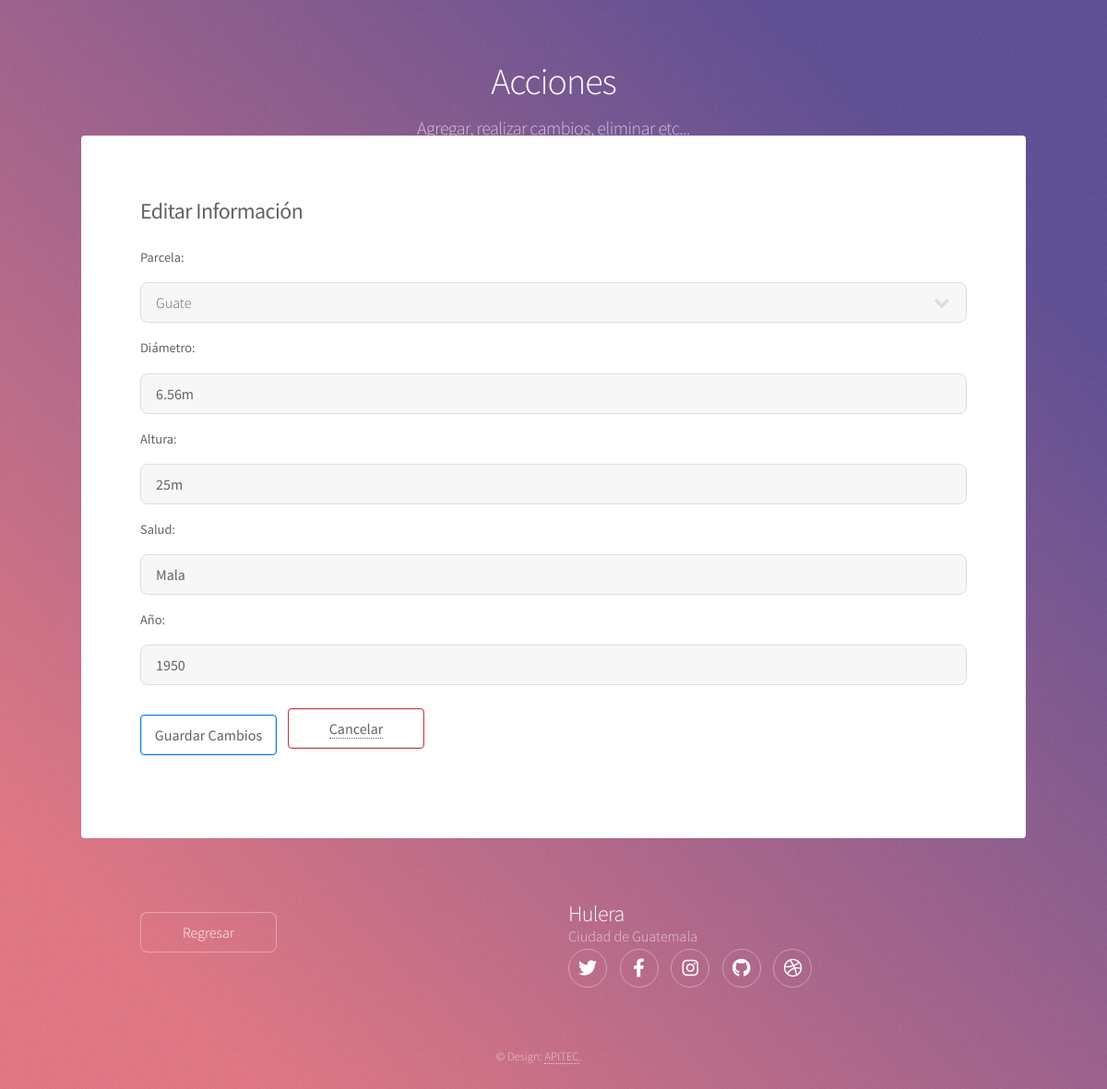
The page /estate/edit-tree/3/ on the database its author committed.
### estate/models.py (models this page shows, shortened)
class Tree(models.Model):
    plot = models.ForeignKey(Plot, on_delete=models.CASCADE)
    diameter = models.CharField(max_length=100)
    height = models.CharField(max_length=100)
    health = models.CharField(max_length=100)
    year = models.CharField(max_length=100)

class Plot(models.Model):
    land = models.ForeignKey(Land, on_delete=models.CASCADE)
    name = models.CharField(max_length=100)
    latitude = models.CharField(max_length=100)
    length = models.CharField(max_length=100)

### estate/views.py (the view)
# urls.py: path('edit-tree/<int:tree_pk>/', views.edit_tree, name='edit-tree'),
def edit_tree(request, tree_pk):
        if request.method == 'POST':
            post_plot = Plot.objects.get(pk=request.POST['plot'])
            update_tree = Tree.objects.get(pk=tree_pk)
            update_tree.plot = post_plot
            update_tree.diameter = request.POST['diameter']
            update_tree.height = request.POST['height']
            update_tree.health = request.POST['health']
            update_tree.year = request.POST['year']
            update_tree.save()
            return HttpResponseRedirect(reverse('estate:actions-tree-admin', kwargs={'user_pk': tree_pk}))
        elif request.method == 'GET':
            template = 'estate/edit_tree.html'
            plot_tree = Tree.objects.get(pk=tree_pk)
            context = {
                'tree': Tree.objects.get(pk=tree_pk),
                'plots': Plot.objects.all(),
                'plot_instance': plot_tree,
                'tree_pk': tree_pk,
            }
            return render(request, template, context)
        return HttpResponse('No se Puede Guardar')

### estate/templates/estate/edit_tree.html (shortened to what this page needs)
<!DOCTYPE HTML>
{% load static %}
<html>
	<head>
        <link rel="stylesheet" href="https://stackpath.bootstrapcdn.com/bootstrap/4.3.1/css/bootstrap.min.css">
		<link rel="stylesheet" href="{% static 'assets/css/main.css' %}" />
	</head>
	<body class="is-preload">
			<div id="wrapper">
	                <header id="header">
						<h1>Acciones</h1>
						<p>Agregar, realizar cambios, eliminar etc...</p>
					</header>
	                <div id="main">
							<section id="content" class="main">
								<h2><strong>Editar Información <br>{{ plot.name }}</strong></h2>
                                <form action="{% url 'estate:edit-tree' tree.pk %}" method="POST">
                                  <div class="form-group">
                                    <label style="padding-top: 2em;">Parcela:</label>
                                      <select name="plot">
                                          {% for plot in plots %}
                                          <option value="{{ plot.id }}" {% if plot.id == plot_instance.plot.id %} selected="selected" {% endif %}>{{ plot.name }}</option>
                                          {% endfor %}
                                      </select>
                                  </div>
                                  <div class="form-group">
                                    <label>Diámetro:</label>
                                    <input type="text" class="form-control" value="{{ tree.diameter }}" name="diameter" placeholder="Diámetro" required>
                                  </div>
                                  <div class="form-group">
                                    <label>Altura:</label>
                                    <input type="text" class="form-control" value="{{ tree.height }}" name="height" placeholder="Altura" required>
                                  </div>
                                  <div class="form-group">
                                    <label>Salud:</label>
                                    <input type="text" class="form-control" value="{{ tree.health }}" name="health" placeholder="Salud" required>
                                  </div>
                                  <div class="form-group">
                                    <label>Año:</label>
                                    <input type="text" class="form-control" value="{{ tree.year }}" name="year" placeholder="Salud" required>
                                  </div>
                                  <button type="submit" class="btn btn-primary">Guardar Cambios</button>
                                </form>
                              <button type="submit" class="btn btn-danger" style="margin-top: -9.5em; margin-left: 10em;"><a href="{% url 'estate:actions-tree-admin' tree.pk %}">Cancelar</a></button>
                            </section>
					</div>
					<footer id="footer">
						<section>
							<ul class="actions">
                                <br><li><a href="{% url 'estate:actions-tree-admin' tree.pk %}" class="button" style="margin-top: 1em;">Regresar</a></li>
							</ul>
						</section>
						<section>
							<h2>Hulera</h2>
								<dd>Ciudad de Guatemala</dd>
							<ul class="icons">
								<li><a href="#" class="icon brands fa-twitter alt"><span class="label">Twitter</span></a></li>
								<li><a href="#" class="icon brands fa-facebook-f alt"><span class="label">Facebook</span></a></li>
								<li><a href="#" class="icon brands fa-instagram alt"><span class="label">Instagram</span></a></li>
								<li><a href="#" class="icon brands fa-github alt"><span class="label">GitHub</span></a></li>
								<li><a href="#" class="icon brands fa-dribbble alt"><span class="label">Dribbble</span></a></li>
							</ul>
						</section>
						<p class="copyright">&copy; Design: <a href="http://apitec.io/" target="_blank">APITEC</a>.</p>
					</footer>
			</div>
	</body>
</html>

### rows shown on the page
Tree: plot "Guate", diameter "6.56m", height "25m", health "Mala", year "1950"
